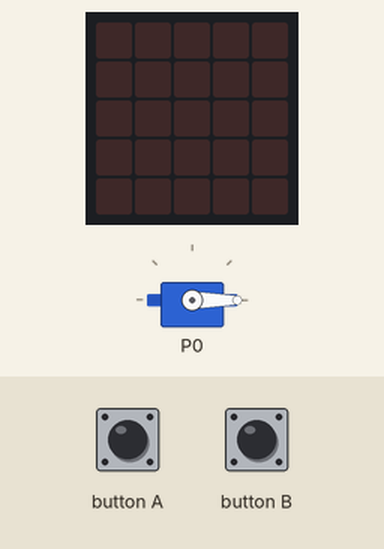
This program was run on a simulated BBC micro:bit (MakeCode). Parts: servo, the board's 5×5 LED display. Inputs (shaded band) come from the test bench.

Above: at 1.2 s.
1.3 s: button B pressed for 0.15 s
At 2.2 s:
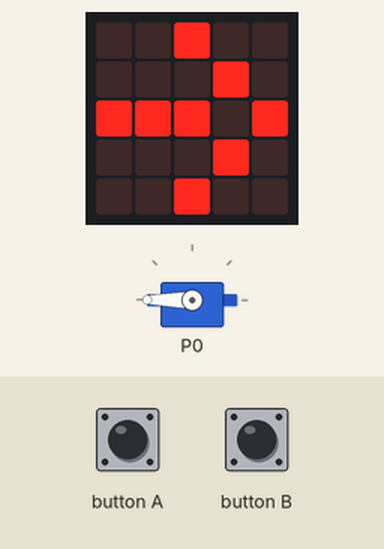
2.9 s: button A pressed for 0.15 s
At 3.5 s:
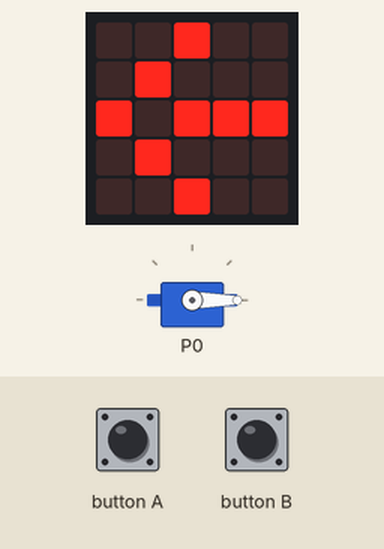
Timing chart, 0 to 5.9 s (numbered marks = the images above; inputs shaded):
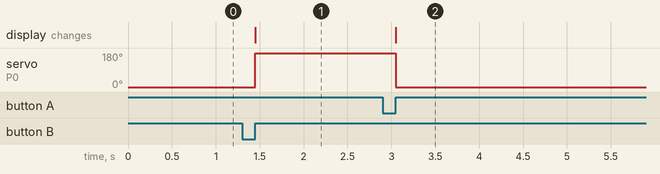

Measured:
- after the input at 1.3 s, servo on P0: 0° → 180° after 0.15 s; the display: changes after 0.15 s (image 1)
- after the input at 2.9 s, servo on P0: 180° → 0° after 0.15 s; the display: changes after 0.15 s (image 2)

The program:

main.ts
```typescript
input.onButtonPressed(Button.A, function on_button_pressed_a() {
    servos.P0.setAngle(0)
    basic.showLeds(`
        . . # . .
                . # . . .
                # . # # #
                . # . . .
                . . # . .
    `)
})
input.onButtonPressed(Button.B, function on_button_pressed_b() {
    servos.P0.setAngle(180)
    basic.showLeds(`
        . . # . .
                . . . # .
                # # # . #
                . . . # .
                . . # . .
    `)
})
servos.P0.setRange(0, 180)
servos.P0.setAngle(0)
servos.P0.setStopOnNeutral(true)
```

test.ts
```typescript
// testes vão aqui; isto não será compilado quando este pacote for usado como uma extensão.
```
